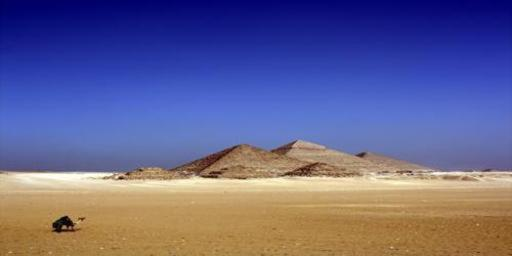
#> input picture Lab4/input/image_1.jpeg, 512 x 256 px
$ python compare_images.py ./input/image_1.jpeg ./output_k2/image_1.jpeg
#> lines starting #> are read from the running program, lines starting #| are printed output that depends on the picture
import cv2
import sys
import numpy as np

def compare_images(image1_path, image2_path, threshold=100):
    # Read the images
#> called with image1_path = './input/image_1.jpeg', image2_path = './output_k2/image_1.jpeg', threshold = 100
    image1 = cv2.imread(image1_path, cv2.IMREAD_GRAYSCALE)
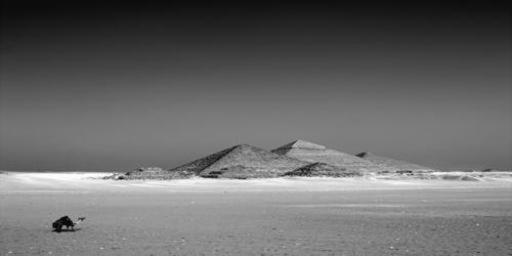
#> image1: shape (256, 512); min 0, max 255, mean 105.2
    image2 = cv2.imread(image2_path, cv2.IMREAD_GRAYSCALE)
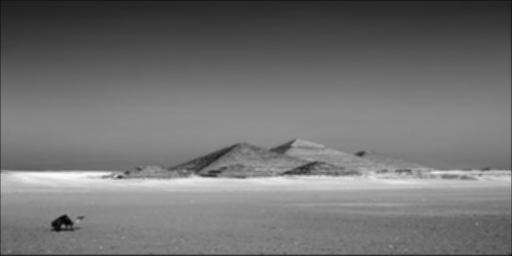
#> input picture Lab4/output_k2/image_1.jpeg, 512 x 256 px
#> image2 is the input picture: shape (256, 512); min 4, max 250, mean 113.8

    # Check if images are loaded successfully
    if image1 is None or image2 is None:
        print("Error: Could not read the images. Please check the file paths.")
        return None

    # Resize images to the same size if they have different dimensions
    if image1.shape != image2.shape:
        image2 = cv2.resize(image2, (image1.shape[1], image1.shape[0]))

    # Compute Mean Squared Error (MSE) between the two images
    mse = np.mean((image1 - image2) ** 2)
#> mse = 103.7

    # Check if images are similar or not based on the threshold
    if mse < threshold:
        return True
    else:
        return False

def main():
    # Check if the correct number of command-line arguments are provided
    if len(sys.argv) != 3:
        print("Usage: python compare_images.py image1_path image2_path")
        return

    # Read the filenames from command-line arguments
    image1_filename = sys.argv[1]
    image2_filename = sys.argv[2]

    # Compare images
    similar = compare_images(image1_filename, image2_filename)
    if similar is not None:
        if similar:
            print("Images are similar.")
        else:
            print("Images are not similar.")

if __name__ == "__main__":
    main()


# python compare_images.py ./input/image_1.jpeg ./output_k2/image_1.jpeg
